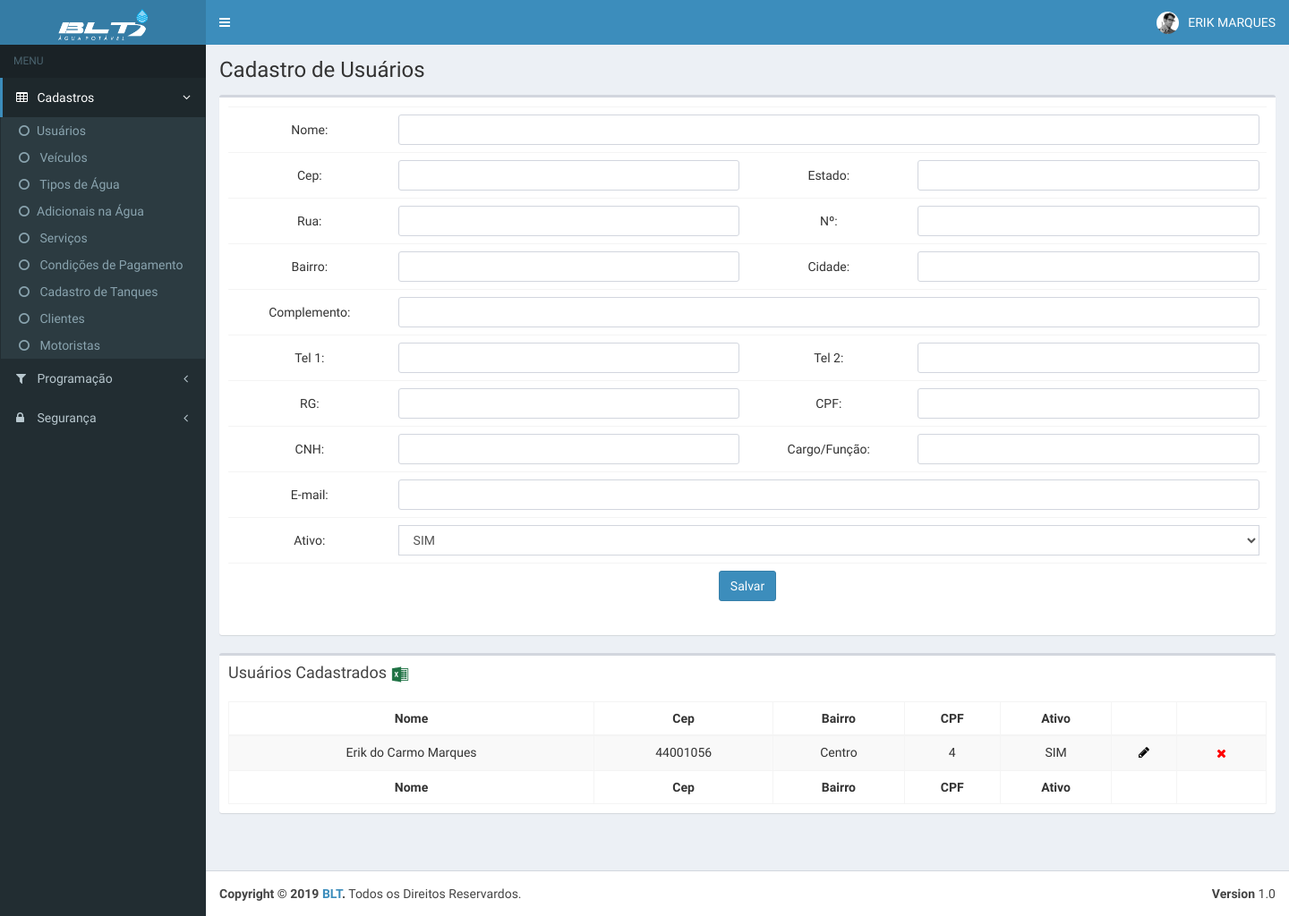
The app's page /pages/tables/cadUsuarios.php (signed in) with its own data.
### tables this page shows
CREATE TABLE `cad_usuario` (
  `id` int(11) NOT NULL,
  `data_inc` timestamp NOT NULL DEFAULT CURRENT_TIMESTAMP,
  `login_ad` varchar(20) NOT NULL,
  `nome` varchar(255) NOT NULL,
  `cep` varchar(20) NOT NULL,
  `estado` varchar(10) NOT NULL,
  `rua` varchar(200) NOT NULL,
  `n` varchar(20) NOT NULL,
  `bairro` varchar(100) NOT NULL,
  `cidade` varchar(100) NOT NULL,
  `complemento` varchar(150) NOT NULL,
  `tel1` varchar(30) NOT NULL,
  `tel2` varchar(30) NOT NULL,
  `rg` varchar(30) NOT NULL,
  `cpf` varchar(20) NOT NULL,
  `cnh` varchar(25) NOT NULL,
  `cargo` varchar(100) NOT NULL,
  `email` varchar(20) NOT NULL,
  `ativo` varchar(10) NOT NULL
);

### _scripts/Functions.php (called while the page is built, shortened)
<?php
function dadosLogin($login){
    include "config.php";
    $sql = "SELECT * FROM login WHERE login = '$login'";
    $query = $mysqli->query($sql);
    $linha = mysqli_fetch_array($query);
    return $linha['id'];
}
function dadosUsuario($login){
    include "config.php";
    $sql = "SELECT * FROM login WHERE login = '$login'";
    $query = $mysqli->query($sql);
    $linha = mysqli_fetch_array($query);
    return array($linha['nome'],$linha['funcao']);
}
?>

### pages/tables/cadUsuarios.php (the view, shortened to what this page needs)
<?php
include "../../_scripts/Functions.php";
$login = $_SESSION['login'];
$acess = dadosAcessso(dadosLogin($login));
$nome= dadosUsuario($login);
include "../../_scripts/config.php";
?>
<!DOCTYPE html>
<html>
  <head>
    <link rel="stylesheet" href="../../bootstrap/css/bootstrap.min.css">
    <link rel="stylesheet" href="https://maxcdn.bootstrapcdn.com/font-awesome/4.4.0/css/font-awesome.min.css">
    <link rel="stylesheet" href="https://code.ionicframework.com/ionicons/2.0.1/css/ionicons.min.css">
    <link rel="stylesheet" href="../../plugins/datatables/dataTables.bootstrap.css">
    <link rel="stylesheet" href="../../dist/css/AdminLTE.min.css">
    <link rel="stylesheet" href="../../dist/css/skins/_all-skins.min.css">
  </head>
  <body class="hold-transition skin-blue sidebar-mini">
    <div class="wrapper">
      <?php include "../../header.php"; ?>
      <aside class="main-sidebar">
        <section class="sidebar">
          <?php include "../../menu.php";  ?>
        </section>
      </aside>
      <div class="content-wrapper">
        <section class="content-header">
           <h1>
            Cadastro de Usuários
            <small>&nbsp;</small>
          </h1>
        </section>
        <section class="content">
          <div class="row">
            <div class="col-xs-12">
              <div class="box">
                <div class="box-body">
                  <form id="formulario" method="post" action="../../_scripts/salvar.php" role="form">
                  <table class="table" style="box-shadow: 0px 0px 1px #fff;border-radius: 3px;">
                  <tr>
                    <td style="vertical-align: middle;text-align: center">Nome:</td>
                    <td colspan="3">
                      <input type="text" style="border-radius: 3px" required="" class="form-control" name="cp1">
                    </td>
                  </tr>
                   <tr>
                    <td style="vertical-align: middle;text-align: center">Cep:</td>
                    <td>
                      <input type="number" style="border-radius: 3px" id="cep" onblur="pesquisacep(this.value);" required="" class="form-control" name="cp2">
                    </td>
                    <td style="vertical-align: middle;text-align: center">Estado:</td>
                    <td>
                      <input type="text" style="border-radius: 3px" id="uf" required="" class="form-control" name="cp3">
                    </td>
                  </tr>
                   <tr>
                    <td style="vertical-align: middle;text-align: center">Rua:</td>
                    <td>
                      <input type="text" style="border-radius: 3px" id="rua" required="" class="form-control" name="cp4">
                    </td>
                    <td style="vertical-align: middle;text-align: center">Nº:</td>
                    <td>
                      <input type="number" style="border-radius: 3px" required="" class="form-control" name="cp5">
                    </td>
                  </tr>
                  <tr>
                    <td style="vertical-align: middle;text-align: center">Bairro:</td>
                    <td>
                      <input type="text" style="border-radius: 3px" id="bairro" required="" class="form-control" name="cp6">
                    </td>
                    <td style="vertical-align: middle;text-align: center">Cidade:</td>
                    <td>
                      <input type="text" style="border-radius: 3px" id="cidade" required="" class="form-control" name="cp7">
                    </td>
                  </tr>
                  <tr>
                    <td style="vertical-align: middle;text-align: center">Complemento:</td>
                    <td colspan="3">
                      <input type="text" style="border-radius: 3px" required="" class="form-control" name="cp8">
                    </td>
                  </tr>
                  <tr>
                    <td style="vertical-align: middle;text-align: center">Tel 1:</td>
                    <td>
                      <input type="text" style="border-radius: 3px" required="" class="form-control" name="cp9">
                    </td>
                    <td style="vertical-align: middle;text-align: center">Tel 2:</td>
                    <td>
                      <input type="text" style="border-radius: 3px" required="" class="form-control" name="cp10">
                    </td>
                  </tr>
                  <tr>
                    <td style="vertical-align: middle;text-align: center">RG:</td>
                    <td>
                      <input type="text" style="border-radius: 3px" required="" class="form-control" name="cp11">
                    </td>
                    <td style="vertical-align: middle;text-align: center">CPF:</td>
                    <td>
                      <input type="text" style="border-radius: 3px" required="" class="form-control" name="cp12">
                    </td>
                  </tr>
                  <tr>
                    <td style="vertical-align: middle;text-align: center">CNH:</td>
                    <td>
                      <input type="text" style="border-radius: 3px" required="" class="form-control" name="cp13">
                    </td>
                    <td style="vertical-align: middle;text-align: center">Cargo/Função:</td>
                    <td>
                      <input type="text" style="border-radius: 3px" required="" class="form-control" name="cp14">
                    </td>
                  </tr>
                  <tr>
                    <td style="vertical-align: middle;text-align: center">E-mail:</td>
                    <td colspan="3">
                      <input type="email" style="border-radius: 3px" required="" class="form-control" name="cp15">
                    </td>
                  </tr>
                  <tr>
                    <td style="vertical-align: middle;text-align: center">Ativo:</td>
                    <td colspan="3">
                      <select class="form-control" name="cp16">
                        <option value="SIM">SIM</option>
                      </select>
                    </td>
                  </tr>
                  <tr>
                    <td style="text-align: center" colspan="4">
                    <input type="submit" value="Salvar" class="btn btn-primary">
                    </td>
                  </tr>
                  </table>
                  </form>
                </div>
              </div>
              <div class="box">
                <div class="box-header">
                  <h3 class="box-title">Usuários Cadastrados
                  <a href="../../exports/usuarios.php"><img src="../../images/exccel.png" width="20" height="20"></a>
                  </h3>
                </div>
                <div class="box-body">
                  <table id="example1" class="table table-bordered table-striped">
                    <thead>
                      <tr>
                        <th style="text-align: center">Nome</th>
                        <th style="text-align: center">Cep</th>
                        <th style="text-align: center">Bairro</th>
                        <th style="text-align: center">CPF</th>
                        <th style="text-align: center">Ativo</th>
                        <th>&nbsp;</th>
                        <th>&nbsp;</th>
                      </tr>
                    </thead>
                    <tbody>
                      <?php
                          $sql = "SELECT *
                          FROM cad_usuario
                          ORDER BY nome ASC";
                          $query = $mysqli->query($sql);
                          while ($dados = $query->fetch_array()) {
                      ?>
                      <tr>
                        <td style="text-align: center"><?php echo  utf8_encode($dados['nome']);?></td>
                        <td style="text-align: center"><?php echo  utf8_encode($dados['cep']);?></td>
                        <td style="text-align: center"><?php echo  utf8_encode($dados['bairro']);?></td>
                        <td style="text-align: center"><?php echo  utf8_encode($dados['cpf']);?></td>
                        <td style="text-align: center"><?php echo  utf8_encode($dados['ativo']);?></td>
                        <td style="text-align: center">
                          <a href="http://45.224.131.85/blt/pages/tables/altCadUsuarios.php?id=<?php echo $dados['id'];?>" style="color:#000;">
                            <i class="fa fa-pencil"></i>
                          </a>
                        </td>
                        <td style="text-align: center">
                          <form id="formulario2" method="post" action="../../_scripts/delet.php" role="form">
                              <button type="submit" value="submit" style="border: 0px; background: none">
                                <i style="color: red" class="fa fa-close"></i>
                              </button>
                          </form>
                        </td>
                      </tr>
                    <?php } ?>
                  </tbody>
                  <tfoot>
                    <tr>
                       <th style="text-align: center">Nome</th>
                        <th style="text-align: center">Cep</th>
                        <th style="text-align: center">Bairro</th>
                        <th style="text-align: center">CPF</th>
                        <th style="text-align: center">Ativo</th>
                        <th>&nbsp;</th>
                        <th>&nbsp;</th>
                    </tr>
                </tfoot>
                  </table>
                </div>
              </div>
            </div>
          </div>
        </section>
      </div>
      <footer class="main-footer">
        <div class="pull-right hidden-xs">
          <b>Version</b> 1.0
        </div>
        <strong>Copyright &copy; 2019 <a href="#">BLT</a>.</strong> Todos os Direitos Reservardos.
      </footer>
    </div>
  </body>
</html>

### header.php (shortened to what this page needs)
<header class="main-header">
        <a href="../../index.php" class="logo">
          <span class="logo-lg"><img src="../../images/logo3.png" width="50%" height="50%"></span>
        </a>
        <nav class="navbar navbar-static-top" role="navigation">
          <a href="#" class="sidebar-toggle" data-toggle="offcanvas" role="button">
          </a>
          <div class="navbar-custom-menu">
            <ul class="nav navbar-nav">
              <li class="dropdown user user-menu">
                <a href="#" class="dropdown-toggle" data-toggle="dropdown">
                  <img src="../../dist/img/user2-160x160.jpg" class="user-image" alt="User Image">
                  <span class="hidden-xs"><?php echo $nome[0]; ?></span>
                </a>
              </li>
            </ul>
          </div>
        </nav>
      </header>

### records on screen
cad_usuario: nome "Erik do Carmo Marques", cep "44001056", bairro "Centro", cpf "4", ativo "SIM"

### other values on screen
$nome[0] "ERIK MARQUES"
